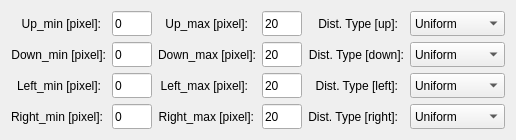
                      <widget class="QWidget" name="OthersCropEdgeWidget" native="true">
                       <layout class="QGridLayout" name="gridLayout_12">
                        <item row="1" column="3">
                         <widget class="QLabel" name="OthersCropEdgeDownMaxLabel">
                          <property name="sizePolicy">
                           <sizepolicy hsizetype="Fixed" vsizetype="Fixed">
                            <horstretch>0</horstretch>
                            <verstretch>0</verstretch>
                           </sizepolicy>
                          </property>
                          <property name="minimumSize">
                           <size>
                            <width>90</width>
                            <height>25</height>
                           </size>
                          </property>
                          <property name="maximumSize">
                           <size>
                            <width>16777215</width>
                            <height>16777215</height>
                           </size>
                          </property>
                          <property name="text">
                           <string>Down_max [pixel]:</string>
                          </property>
                          <property name="alignment">
                           <set>Qt::AlignRight|Qt::AlignTrailing|Qt::AlignVCenter</set>
                          </property>
                         </widget>
                        </item>
                        <item row="2" column="3">
                         <widget class="QLabel" name="OthersCropEdgeLeftMaxLabel">
                          <property name="sizePolicy">
                           <sizepolicy hsizetype="Fixed" vsizetype="Fixed">
                            <horstretch>0</horstretch>
                            <verstretch>0</verstretch>
                           </sizepolicy>
                          </property>
                          <property name="minimumSize">
                           <size>
                            <width>90</width>
                            <height>25</height>
                           </size>
                          </property>
                          <property name="maximumSize">
                           <size>
                            <width>16777215</width>
                            <height>16777215</height>
                           </size>
                          </property>
                          <property name="text">
                           <string>Left_max [pixel]:</string>
                          </property>
                          <property name="alignment">
                           <set>Qt::AlignRight|Qt::AlignTrailing|Qt::AlignVCenter</set>
                          </property>
                         </widget>
                        </item>
                        <item row="3" column="4">
                         <widget class="QLineEdit" name="OthersCropEdgeRightMaxValue">
                          <property name="sizePolicy">
                           <sizepolicy hsizetype="Fixed" vsizetype="Fixed">
                            <horstretch>0</horstretch>
                            <verstretch>0</verstretch>
                           </sizepolicy>
                          </property>
                          <property name="minimumSize">
                           <size>
                            <width>40</width>
                            <height>20</height>
                           </size>
                          </property>
                          <property name="maximumSize">
                           <size>
                            <width>40</width>
                            <height>25</height>
                           </size>
                          </property>
                          <property name="text">
                           <string>20</string>
                          </property>
                         </widget>
                        </item>
                        <item row="3" column="5">
                         <widget class="QLabel" name="OthersCropEdgeDistTypeRightLabel">
                          <property name="sizePolicy">
                           <sizepolicy hsizetype="Fixed" vsizetype="Fixed">
                            <horstretch>0</horstretch>
                            <verstretch>0</verstretch>
                           </sizepolicy>
                          </property>
                          <property name="minimumSize">
                           <size>
                            <width>90</width>
                            <height>25</height>
                           </size>
                          </property>
                          <property name="maximumSize">
                           <size>
                            <width>16777215</width>
                            <height>16777215</height>
                           </size>
                          </property>
                          <property name="text">
                           <string>Dist. Type [right]:</string>
                          </property>
                          <property name="alignment">
                           <set>Qt::AlignRight|Qt::AlignTrailing|Qt::AlignVCenter</set>
                          </property>
                         </widget>
                        </item>
                        <item row="0" column="2">
                         <widget class="QLineEdit" name="OthersCropEdgeUpMinValue">
                          <property name="sizePolicy">
                           <sizepolicy hsizetype="Fixed" vsizetype="Fixed">
                            <horstretch>0</horstretch>
                            <verstretch>0</verstretch>
                           </sizepolicy>
                          </property>
                          <property name="minimumSize">
                           <size>
                            <width>40</width>
                            <height>20</height>
                           </size>
                          </property>
                          <property name="maximumSize">
                           <size>
                            <width>40</width>
                            <height>25</height>
                           </size>
                          </property>
                          <property name="text">
                           <string>0</string>
                          </property>
                         </widget>
                        </item>
                        <item row="2" column="4">
                         <widget class="QLineEdit" name="OthersCropEdgeLeftMaxValue">
                          <property name="sizePolicy">
                           <sizepolicy hsizetype="Fixed" vsizetype="Fixed">
                            <horstretch>0</horstretch>
                            <verstretch>0</verstretch>
                           </sizepolicy>
                          </property>
                          <property name="minimumSize">
                           <size>
                            <width>40</width>
                            <height>20</height>
                           </size>
                          </property>
                          <property name="maximumSize">
                           <size>
                            <width>40</width>
                            <height>25</height>
                           </size>
                          </property>
                          <property name="text">
                           <string>20</string>
                          </property>
                         </widget>
                        </item>
                        <item row="2" column="2">
                         <widget class="QLineEdit" name="OthersCropEdgeLeftMinValue">
                          <property name="sizePolicy">
                           <sizepolicy hsizetype="Fixed" vsizetype="Fixed">
                            <horstretch>0</horstretch>
                            <verstretch>0</verstretch>
                           </sizepolicy>
                          </property>
                          <property name="minimumSize">
                           <size>
                            <width>40</width>
                            <height>20</height>
                           </size>
                          </property>
                          <property name="maximumSize">
                           <size>
                            <width>40</width>
                            <height>25</height>
                           </size>
                          </property>
                          <property name="text">
                           <string>0</string>
                          </property>
                         </widget>
                        </item>
                        <item row="1" column="4">
                         <widget class="QLineEdit" name="OthersCropEdgeDownMaxValue">
                          <property name="sizePolicy">
                           <sizepolicy hsizetype="Fixed" vsizetype="Fixed">
                            <horstretch>0</horstretch>
                            <verstretch>0</verstretch>
                           </sizepolicy>
                          </property>
                          <property name="minimumSize">
                           <size>
                            <width>40</width>
                            <height>20</height>
                           </size>
                          </property>
                          <property name="maximumSize">
                           <size>
                            <width>40</width>
                            <height>25</height>
                           </size>
                          </property>
                          <property name="text">
                           <string>20</string>
                          </property>
                         </widget>
                        </item>
                        <item row="0" column="0">
                         <widget class="QLabel" name="OthersCropEdgeUpMinLabel">
                          <property name="sizePolicy">
                           <sizepolicy hsizetype="Fixed" vsizetype="Fixed">
                            <horstretch>0</horstretch>
                            <verstretch>0</verstretch>
                           </sizepolicy>
                          </property>
                          <property name="minimumSize">
                           <size>
                            <width>90</width>
                            <height>25</height>
                           </size>
                          </property>
                          <property name="maximumSize">
                           <size>
                            <width>16777215</width>
                            <height>16777215</height>
                           </size>
                          </property>
                          <property name="text">
                           <string>Up_min [pixel]:</string>
                          </property>
                          <property name="alignment">
                           <set>Qt::AlignRight|Qt::AlignTrailing|Qt::AlignVCenter</set>
                          </property>
                         </widget>
                        </item>
                        <item row="1" column="0">
                         <widget class="QLabel" name="OthersCropEdgeDownMinLabel">
                          <property name="sizePolicy">
                           <sizepolicy hsizetype="Fixed" vsizetype="Fixed">
                            <horstretch>0</horstretch>
                            <verstretch>0</verstretch>
                           </sizepolicy>
                          </property>
                          <property name="minimumSize">
                           <size>
                            <width>90</width>
                            <height>25</height>
                           </size>
                          </property>
                          <property name="maximumSize">
                           <size>
                            <width>16777215</width>
                            <height>16777215</height>
                           </size>
                          </property>
                          <property name="text">
                           <string>Down_min [pixel]:</string>
                          </property>
                          <property name="alignment">
                           <set>Qt::AlignRight|Qt::AlignTrailing|Qt::AlignVCenter</set>
                          </property>
                         </widget>
                        </item>
                        <item row="0" column="4">
                         <widget class="QLineEdit" name="OthersCropEdgeUpMaxValue">
                          <property name="sizePolicy">
                           <sizepolicy hsizetype="Fixed" vsizetype="Fixed">
                            <horstretch>0</horstretch>
                            <verstretch>0</verstretch>
                           </sizepolicy>
                          </property>
                          <property name="minimumSize">
                           <size>
                            <width>40</width>
                            <height>20</height>
                           </size>
                          </property>
                          <property name="maximumSize">
                           <size>
                            <width>40</width>
                            <height>25</height>
                           </size>
                          </property>
                          <property name="text">
                           <string>20</string>
                          </property>
                         </widget>
                        </item>
                        <item row="1" column="2">
                         <widget class="QLineEdit" name="OthersCropEdgeDownMinValue">
                          <property name="sizePolicy">
                           <sizepolicy hsizetype="Fixed" vsizetype="Fixed">
                            <horstretch>0</horstretch>
                            <verstretch>0</verstretch>
                           </sizepolicy>
                          </property>
                          <property name="minimumSize">
                           <size>
                            <width>40</width>
                            <height>20</height>
                           </size>
                          </property>
                          <property name="maximumSize">
                           <size>
                            <width>40</width>
                            <height>25</height>
                           </size>
                          </property>
                          <property name="text">
                           <string>0</string>
                          </property>
                         </widget>
                        </item>
                        <item row="0" column="5">
                         <widget class="QLabel" name="OthersCropEdgeDistTypeUpLabel">
                          <property name="sizePolicy">
                           <sizepolicy hsizetype="Fixed" vsizetype="Fixed">
                            <horstretch>0</horstretch>
                            <verstretch>0</verstretch>
                           </sizepolicy>
                          </property>
                          <property name="minimumSize">
                           <size>
                            <width>90</width>
                            <height>25</height>
                           </size>
                          </property>
                          <property name="maximumSize">
                           <size>
                            <width>16777215</width>
                            <height>16777215</height>
                           </size>
                          </property>
                          <property name="text">
                           <string>Dist. Type [up]:</string>
                          </property>
                          <property name="alignment">
                           <set>Qt::AlignRight|Qt::AlignTrailing|Qt::AlignVCenter</set>
                          </property>
                         </widget>
                        </item>
                        <item row="2" column="5">
                         <widget class="QLabel" name="OthersCropEdgeDistTypeLeftLabel">
                          <property name="sizePolicy">
                           <sizepolicy hsizetype="Fixed" vsizetype="Fixed">
                            <horstretch>0</horstretch>
                            <verstretch>0</verstretch>
                           </sizepolicy>
                          </property>
                          <property name="minimumSize">
                           <size>
                            <width>90</width>
                            <height>25</height>
                           </size>
                          </property>
                          <property name="maximumSize">
                           <size>
                            <width>16777215</width>
                            <height>16777215</height>
                           </size>
                          </property>
                          <property name="text">
                           <string>Dist. Type [left]:</string>
                          </property>
                          <property name="alignment">
                           <set>Qt::AlignRight|Qt::AlignTrailing|Qt::AlignVCenter</set>
                          </property>
                         </widget>
                        </item>
                        <item row="0" column="3">
                         <widget class="QLabel" name="OthersCropEdgeUpMaxLabel">
                          <property name="sizePolicy">
                           <sizepolicy hsizetype="Fixed" vsizetype="Fixed">
                            <horstretch>0</horstretch>
                            <verstretch>0</verstretch>
                           </sizepolicy>
                          </property>
                          <property name="minimumSize">
                           <size>
                            <width>90</width>
                            <height>25</height>
                           </size>
                          </property>
                          <property name="maximumSize">
                           <size>
                            <width>16777215</width>
                            <height>16777215</height>
                           </size>
                          </property>
                          <property name="text">
                           <string>Up_max [pixel]:</string>
                          </property>
                          <property name="alignment">
                           <set>Qt::AlignRight|Qt::AlignTrailing|Qt::AlignVCenter</set>
                          </property>
                         </widget>
                        </item>
                        <item row="1" column="5">
                         <widget class="QLabel" name="OthersCropEdgeDistTypeDownLabel">
                          <property name="sizePolicy">
                           <sizepolicy hsizetype="Fixed" vsizetype="Fixed">
                            <horstretch>0</horstretch>
                            <verstretch>0</verstretch>
                           </sizepolicy>
                          </property>
                          <property name="minimumSize">
                           <size>
                            <width>90</width>
                            <height>25</height>
                           </size>
                          </property>
                          <property name="maximumSize">
                           <size>
                            <width>16777215</width>
                            <height>16777215</height>
                           </size>
                          </property>
                          <property name="text">
                           <string>Dist. Type [down]:</string>
                          </property>
                          <property name="alignment">
                           <set>Qt::AlignRight|Qt::AlignTrailing|Qt::AlignVCenter</set>
                          </property>
                         </widget>
                        </item>
                        <item row="2" column="0">
                         <widget class="QLabel" name="OthersCropEdgeLeftMinLabel">
                          <property name="sizePolicy">
                           <sizepolicy hsizetype="Fixed" vsizetype="Fixed">
                            <horstretch>0</horstretch>
                            <verstretch>0</verstretch>
                           </sizepolicy>
                          </property>
                          <property name="minimumSize">
                           <size>
                            <width>90</width>
                            <height>25</height>
                           </size>
                          </property>
                          <property name="maximumSize">
                           <size>
                            <width>16777215</width>
                            <height>16777215</height>
                           </size>
                          </property>
                          <property name="text">
                           <string>Left_min [pixel]:</string>
                          </property>
                          <property name="alignment">
                           <set>Qt::AlignRight|Qt::AlignTrailing|Qt::AlignVCenter</set>
                          </property>
                         </widget>
                        </item>
                        <item row="3" column="0">
                         <widget class="QLabel" name="OthersCropEdgeRightMinLabel">
                          <property name="sizePolicy">
                           <sizepolicy hsizetype="Fixed" vsizetype="Fixed">
                            <horstretch>0</horstretch>
                            <verstretch>0</verstretch>
                           </sizepolicy>
                          </property>
                          <property name="minimumSize">
                           <size>
                            <width>90</width>
                            <height>25</height>
                           </size>
                          </property>
                          <property name="maximumSize">
                           <size>
                            <width>16777215</width>
                            <height>16777215</height>
                           </size>
                          </property>
                          <property name="text">
                           <string>Right_min [pixel]:</string>
                          </property>
                          <property name="alignment">
                           <set>Qt::AlignRight|Qt::AlignTrailing|Qt::AlignVCenter</set>
                          </property>
                         </widget>
                        </item>
                        <item row="3" column="2">
                         <widget class="QLineEdit" name="OthersCropEdgeRightMinValue">
                          <property name="sizePolicy">
                           <sizepolicy hsizetype="Fixed" vsizetype="Fixed">
                            <horstretch>0</horstretch>
                            <verstretch>0</verstretch>
                           </sizepolicy>
                          </property>
                          <property name="minimumSize">
                           <size>
                            <width>40</width>
                            <height>20</height>
                           </size>
                          </property>
                          <property name="maximumSize">
                           <size>
                            <width>40</width>
                            <height>25</height>
                           </size>
                          </property>
                          <property name="text">
                           <string>0</string>
                          </property>
                         </widget>
                        </item>
                        <item row="3" column="3">
                         <widget class="QLabel" name="OthersCropEdgeRightMaxLabel">
                          <property name="sizePolicy">
                           <sizepolicy hsizetype="Fixed" vsizetype="Fixed">
                            <horstretch>0</horstretch>
                            <verstretch>0</verstretch>
                           </sizepolicy>
                          </property>
                          <property name="minimumSize">
                           <size>
                            <width>90</width>
                            <height>25</height>
                           </size>
                          </property>
                          <property name="maximumSize">
                           <size>
                            <width>16777215</width>
                            <height>16777215</height>
                           </size>
                          </property>
                          <property name="text">
                           <string>Right_max [pixel]:</string>
                          </property>
                          <property name="alignment">
                           <set>Qt::AlignRight|Qt::AlignTrailing|Qt::AlignVCenter</set>
                          </property>
                         </widget>
                        </item>
                        <item row="0" column="6">
                         <widget class="QComboBox" name="OthersCropEdgeDistTypeUpCombox">
                          <property name="minimumSize">
                           <size>
                            <width>95</width>
                            <height>25</height>
                           </size>
                          </property>
                          <property name="maximumSize">
                           <size>
                            <width>95</width>
                            <height>16777215</height>
                           </size>
                          </property>
                          <item>
                           <property name="text">
                            <string>Uniform</string>
                           </property>
                          </item>
                          <item>
                           <property name="text">
                            <string>Gaussian</string>
                           </property>
                          </item>
                          <item>
                           <property name="text">
                            <string>Log-normal</string>
                           </property>
                          </item>
                         </widget>
                        </item>
                        <item row="1" column="6">
                         <widget class="QComboBox" name="OthersCropEdgeDistTypeDownCombox">
                          <property name="minimumSize">
                           <size>
                            <width>95</width>
                            <height>25</height>
                           </size>
                          </property>
                          <property name="maximumSize">
                           <size>
                            <width>95</width>
                            <height>16777215</height>
                           </size>
                          </property>
                          <item>
                           <property name="text">
                            <string>Uniform</string>
                           </property>
                          </item>
                          <item>
                           <property name="text">
                            <string>Gaussian</string>
                           </property>
                          </item>
                          <item>
                           <property name="text">
                            <string>Log-normal</string>
                           </property>
                          </item>
                         </widget>
                        </item>
                        <item row="2" column="6">
                         <widget class="QComboBox" name="OthersCropEdgeDeistTypeLeftCombox">
                          <property name="minimumSize">
                           <size>
                            <width>95</width>
                            <height>25</height>
                           </size>
                          </property>
                          <property name="maximumSize">
                           <size>
                            <width>95</width>
                            <height>16777215</height>
                           </size>
                          </property>
                          <item>
                           <property name="text">
                            <string>Uniform</string>
                           </property>
                          </item>
                          <item>
                           <property name="text">
                            <string>Gaussian</string>
                           </property>
                          </item>
                          <item>
                           <property name="text">
                            <string>Log-normal</string>
                           </property>
                          </item>
                         </widget>
                        </item>
                        <item row="3" column="6">
                         <widget class="QComboBox" name="OthersCropEdgeDistTypeRightCombox">
                          <property name="minimumSize">
                           <size>
                            <width>95</width>
                            <height>25</height>
                           </size>
                          </property>
                          <property name="maximumSize">
                           <size>
                            <width>95</width>
                            <height>16777215</height>
                           </size>
                          </property>
                          <item>
                           <property name="text">
                            <string>Uniform</string>
                           </property>
                          </item>
                          <item>
                           <property name="text">
                            <string>Gaussian</string>
                           </property>
                          </item>
                          <item>
                           <property name="text">
                            <string>Log-normal</string>
                           </property>
                          </item>
                         </widget>
                        </item>
                       </layout>
                      </widget>
